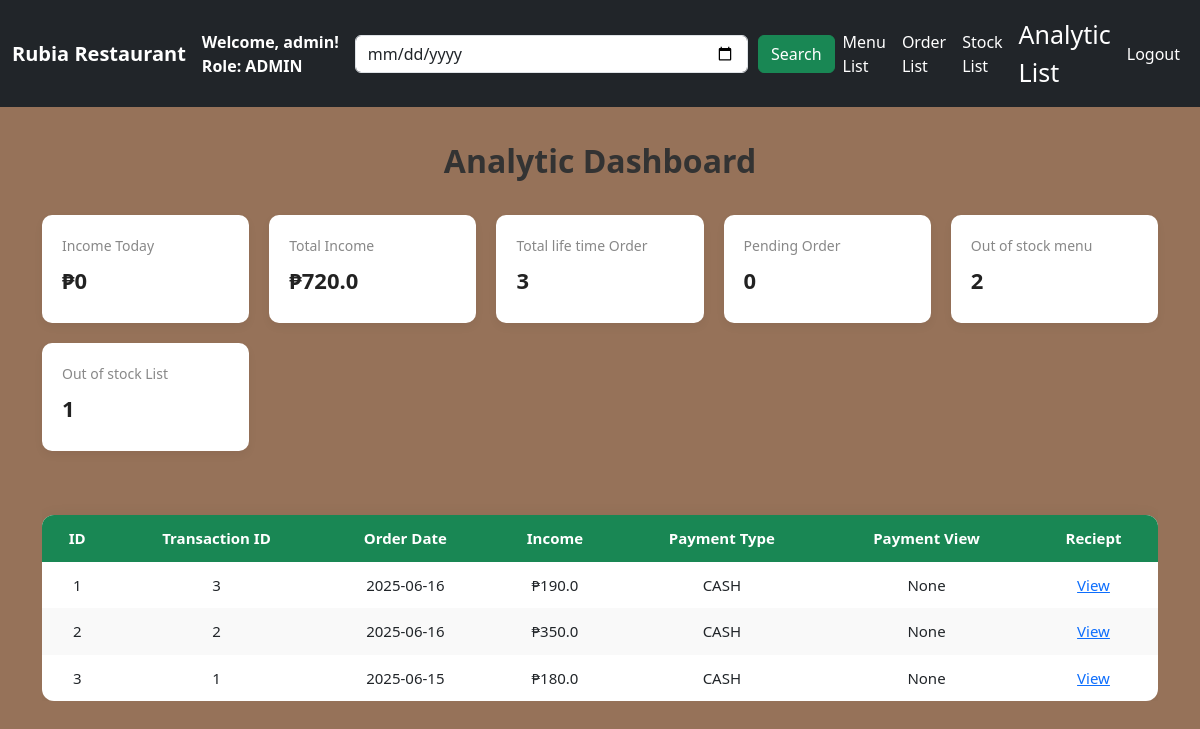
Before: /analytic/list (signed in) with the older database file.
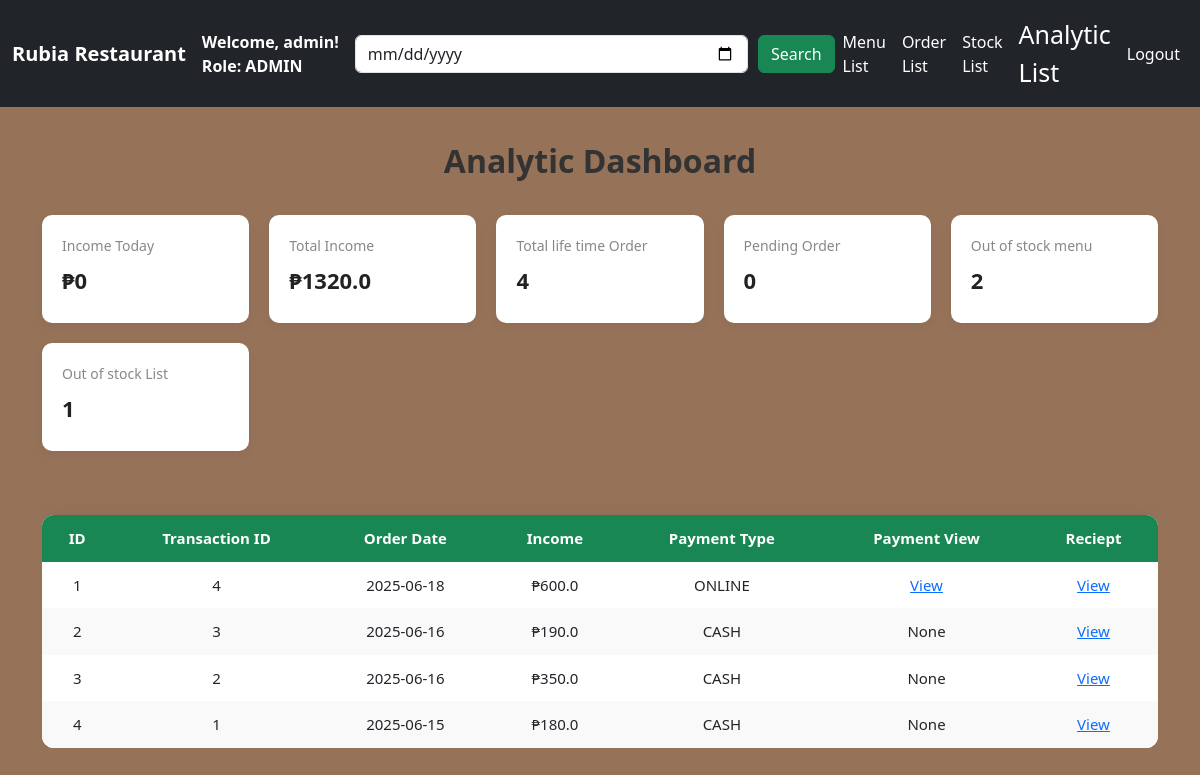
After: the same page with the newer database file.
### function/model.py (models this page shows, shortened)
class Income_table(SQLModel, table=True):
    id:              int                     = Field(default=None, primary_key=True)
    order_date:      datetime.date           = Field(default_factory=datetime.date.today)
    income:          float                   = Field(nullable=False)
    payment_type:    PaymentEnum             = Field()
    image_url:       str                     = Field()
    order_list_item: str                     = Field()
    holder: Optional["Income_Holder"] = Relationship(back_populates="order")

### main.py (the view)
@app.route("/analytic/list",methods=['GET','POST'])
def analytic_list():
    if 'user_id' not in flask_session:
        return redirect(url_for('login'))
    role = flask_session.get('role')
    if role not in ['ADMIN', 'EMPLOYEE']:
        flash('You cannot Edit this','error')
        return redirect(url_for('restrict_access'))
    username = flask_session.get('username')
    role =   flask_session.get('role')
    image_names = os.listdir('static/images')
    page = request.args.get('page',1,type=int)
    PER_PAGE = 6
    with DbaseSession(engine) as session:
        if role  in ['EMPLOYEE','ADMIN']:
            stmt = select(Income_table).order_by(desc(Income_table.id))
            data = session.exec(stmt).all()
            stmt2 = select(Order_List).options(selectinload(Order_List.menu))
            orders = session.exec(stmt2).all()
            count  = len(set(order.table for order in orders)) # we use this to count only range
            stmt3 = session.exec(select(Menu_List).where(Menu_List.quantity == 0)).all()
            out_of_stock = len(stmt3) #this will count out of stock menu
            stmt4 = session.exec(select(Kitchen_Stock).where(Kitchen_Stock.quantity == 0)).all()
            out_of_stock_list = len(stmt4)
            stmt5 = session.exec(select(Income_Holder)).all()
            life_time_order = len(stmt5)
            stmt6 = select(Income_Today).where(Income_Today.transaction_date == date.today())
            data2 = session.exec(stmt6).all()
        if request.method == 'POST':
            query_date = request.form.get('query_date')
            if query_date:
                stmt = stmt.where(Income_table.order_date.ilike(f"%{query_date}%"))
    income_today_holder = []
    for item2 in data2:
        income_today_holder.append(item2.balance)
    income_holder = []
    for item in data:
        print(item.income)
        income_holder.append(item.income)
    total = len(data)
    start = (page - 1) * PER_PAGE
    end = start + PER_PAGE
    paginated_data = data[start:end]
    context = {
        'income_today':sum(income_today_holder),
        'total_income': sum(income_holder),
        'income_table': paginated_data,
        'username': username,
        'role': role,
        'page':page,
        'images_name': image_names,
        'total_pages': (total + PER_PAGE - 1) // PER_PAGE,
        'today':today,
        'count':count,
        'out_of_stock':out_of_stock,
        'out_of_stock_list':out_of_stock_list,
        'life_time_order':life_time_order
    }
    return render_template('analytics.html',**context)

### function/model.py (called while the page is built)
    def __str__(self):
        return self.value

### templates/analytics.html (shortened to what this page needs)
<!DOCTYPE html>
<html lang="en">
<head>
  <link href="https://cdn.jsdelivr.net/npm/bootstrap@5.3.6/dist/css/bootstrap.min.css" rel="stylesheet">
</head>
<body>
  <nav class="navbar navbar-expand-lg navbar-dark bg-dark fixed-top">
    <div class="container-fluid">
      <a class="navbar-brand fw-bold">Rubia Restaurant</a>
      <div class="d-flex flex-column text-white me-3">
        <span class="fw-bold">Welcome, {{ username }}!</span>
        <span class="fw-bold">Role: {{ role }}</span>
      </div>
      <div class="collapse navbar-collapse justify-content-between" id="navbarNav">
        <form class="d-flex mx-auto" action="/analytic/list" method="POST" style="max-width: 600px; width: 100%;">
          <input type="date" class="form-control" name="query_date" placeholder="Search by Date">
        <div style="margin-left:10px;">
          <button type="submit" class="btn btn-success">Search</button>
        </div>
        </form>
        <ul class="navbar-nav align-items-center">
          {% if role in ['ADMIN', 'EMPLOYEE'] %}
          <li class="nav-item"><a class="nav-link text-white" href="/menu/list">Menu List</a></li>
          <li class="nav-item"><a class="nav-link text-white" href="/order/list">Order List</a></li>
          <li class="nav-item"><a class="nav-link text-white" href="/stock/list">Stock List</a></li>
          <li class="nav-item"><a class="nav-link text-white" href="/analytic/list" style="font-size:25px;" >Analytic List</a></li>
          {% endif %}
          <li class="nav-item"><a class="nav-link text-white" href="/logout">Logout</a></li>
        </ul>
      </div>
    </div>
  </nav>
  <div class="container py-5">
    <div style="color:white">
      <h2 class="section-title">Analytic Dashboard</h2>
    </div>
    <div class="dashboard">
      <div class="box">
        <div class="title">Income Today</div>
        <div class="count">₱{{ income_today }}</div>
      </div>
      <div class="box">
        <div class="title">Total Income</div>
        <div class="count">₱{{ total_income }}</div>
      </div>
      <div class="box">
        <div class="title">Total life time Order</div>
        <div class="count">{{life_time_order}}</div>
      </div>
      <div class="box">
        <div class="title">Pending Order</div>
        <div class="count">{{count}}</div>
      </div>
      <div class="box">
        <div class="title">Out of stock menu</div>
        <div class="count">{{out_of_stock}}</div>
      </div>
      <div class="box">
        <div class="title">Out of stock List</div>
        <div class="count">{{out_of_stock_list}}</div>
      </div>
    </div>
    <div class="table-responsive">
      <table class="styled-table mt-4">
        <thead>
          <tr>
            <TH>ID</TH>
            <th>Transaction ID</th>
            <th>Order Date</th>
            <th>Income</th>
            <th>Payment Type</th>
            <th>Payment View</th>
            <th>Reciept</th>
          </tr>
        </thead>
        <tbody>
          {% for item in income_table %}
          <tr>
            <td>{{loop.index}}</td>
            <td>{{ item.id }}</td>
            <td>{{ item.order_date }}</td>
            <td>₱{{ item.income }}</td>
            <td>{{ item.payment_type }}</td>
            {% if item.payment_type != 'CASH' %}
            <td><a href="{{ url_for('view_payment_analytic',_id=item.id) }}">View</a></td>
            {%else%}
            <td>None</td>
            {%endif%}
            <td><a href="{{ url_for('reciept_view_analytic',_id=item.id) }}">View</a></td>
          </tr>
          {% endfor %}
        </tbody>
      </table>
    </div>
</div>
</body>
</html>

Changed rows visible on the page:
added Income_table: id "4", order_date "2025-06-18", income "600.0", payment_type "ONLINE"
Other visible differences:
{{ total_income }}: "720.0" → "1320.0"
{{ life_time_order }}: "3" → "4"
